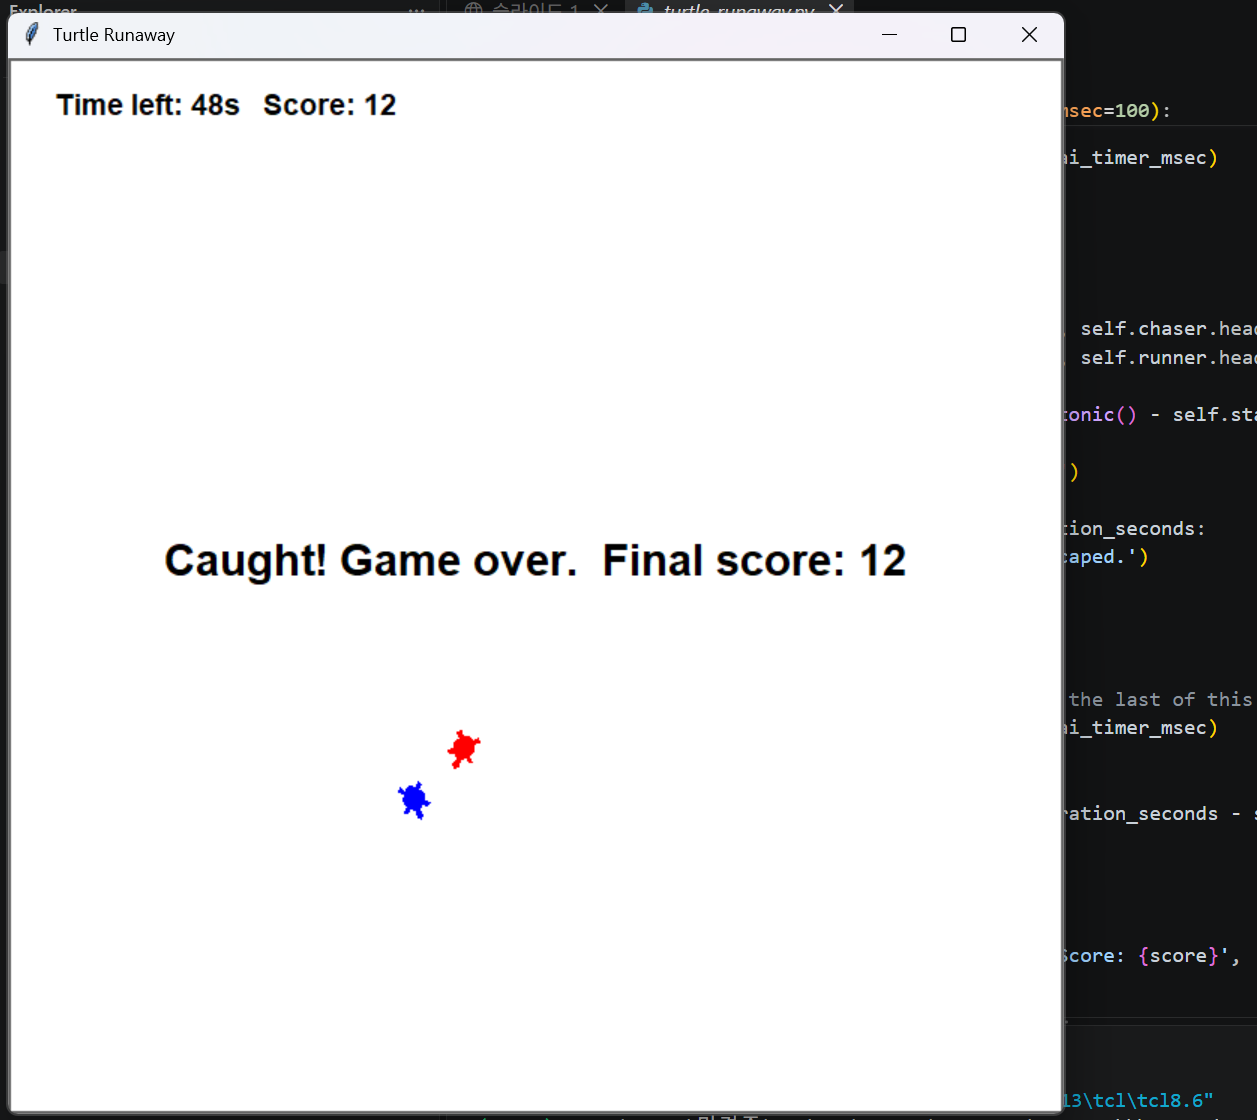

Source code (Python):
# This example is not working in Spyder directly (F5 or Run)
# Please type '!python turtle_runaway.py' on IPython console in your Spyder.
import math
import random
import time
import tkinter as tk
import turtle

class RunawayGame:
    def __init__(self, canvas, runner, chaser, catch_radius=50, duration_seconds=60):
        self.canvas = canvas
        self.runner = runner
        self.chaser = chaser
        self.catch_radius2 = catch_radius**2
        self.duration_seconds = duration_seconds
        self.started_at = 0.0
        self.elapsed_seconds = 0.0
        self.is_running = False

        # Initialize 'runner' and 'chaser'
        self.runner.shape('turtle')
        self.runner.color('blue')
        self.runner.penup()

        self.chaser.shape('turtle')
        self.chaser.color('red')
        self.chaser.penup()

        # Instantiate another turtle for drawing
        self.drawer = turtle.RawTurtle(canvas)
        self.drawer.hideturtle()
        self.drawer.penup()

    def is_catched(self):
        p = self.runner.pos()
        q = self.chaser.pos()
        dx, dy = p[0] - q[0], p[1] - q[1]
        return dx**2 + dy**2 < self.catch_radius2

    def start(self, init_dist=400, ai_timer_msec=100):
        self.runner.setpos((-init_dist / 2, 0))
        self.runner.setheading(0)
        self.chaser.setpos((+init_dist / 2, 0))
        self.chaser.setheading(180)

        self.ai_timer_msec = ai_timer_msec
        self.started_at = time.monotonic()
        self.elapsed_seconds = 0.0
        self.is_running = True
        self._draw_status()
        self.canvas.ontimer(self.step, self.ai_timer_msec)

    def step(self):
        if not self.is_running:
            return

        self.runner.run_ai(self.chaser.pos(), self.chaser.heading())
        self.chaser.run_ai(self.runner.pos(), self.runner.heading())

        self.elapsed_seconds = min(time.monotonic() - self.started_at, self.duration_seconds)
        if self.is_catched():
            self._finish('Caught! Game over.')
            return
        if self.elapsed_seconds >= self.duration_seconds:
            self._finish('Time is up! You escaped.')
            return

        self._draw_status()

        # Note) The following line should be the last of this function to keep the game playing
        self.canvas.ontimer(self.step, self.ai_timer_msec)

    def _draw_status(self, message=''):
        remaining = math.ceil(max(0, self.duration_seconds - self.elapsed_seconds))
        score = int(self.elapsed_seconds)
        self.drawer.clear()
        self.drawer.goto(-320, 310)
        self.drawer.write(
            f'Time left: {remaining:02d}s   Score: {score}',
            align='left',
            font=('Arial', 14, 'bold'),
        )
        if message:
            self.drawer.goto(0, 0)
            self.drawer.write(message, align='center', font=('Arial', 22, 'bold'))

    def _finish(self, message):
        self.is_running = False
        self._draw_status(f'{message}  Final score: {int(self.elapsed_seconds)}')

class ManualMover(turtle.RawTurtle):
    def __init__(self, canvas, step_move=10, step_turn=10):
        super().__init__(canvas)
        self.step_move = step_move
        self.step_turn = step_turn

        # Register event handlers
        canvas.onkeypress(lambda: self.forward(self.step_move), 'Up')
        canvas.onkeypress(lambda: self.backward(self.step_move), 'Down')
        canvas.onkeypress(lambda: self.left(self.step_turn), 'Left')
        canvas.onkeypress(lambda: self.right(self.step_turn), 'Right')
        canvas.listen()

    def run_ai(self, _opp_pos, _opp_heading):
        pass

class RandomMover(turtle.RawTurtle):
    def __init__(self, canvas, step_move=10, step_turn=10):
        super().__init__(canvas)
        self.step_move = step_move
        self.step_turn = step_turn

    def run_ai(self, _opp_pos, _opp_heading):
        mode = random.randint(0, 2)
        if mode == 0:
            self.forward(self.step_move)
        elif mode == 1:
            self.left(self.step_turn)
        elif mode == 2:
            self.right(self.step_turn)


class ChaseMover(turtle.RawTurtle):
    def __init__(self, canvas, step_move=6, step_turn=12):
        super().__init__(canvas)
        self.step_move = step_move
        self.step_turn = step_turn

    def run_ai(self, opp_pos, opp_heading):
        lead_distance = min(
            self.step_move * 4,
            math.hypot(opp_pos[0] - self.xcor(), opp_pos[1] - self.ycor()) / 2,
        )
        target_pos = (
            opp_pos[0] + math.cos(math.radians(opp_heading)) * lead_distance,
            opp_pos[1] + math.sin(math.radians(opp_heading)) * lead_distance,
        )
        target_heading = self.towards(target_pos)
        heading_error = (target_heading - self.heading() + 180) % 360 - 180

        if heading_error > 0:
            self.left(min(heading_error, self.step_turn))
        elif heading_error < 0:
            self.right(min(-heading_error, self.step_turn))
        self.forward(self.step_move)

if __name__ == '__main__':
    # Use 'TurtleScreen' instead of 'Screen' to prevent an exception from the singleton 'Screen'
    root = tk.Tk()
    root.title('Turtle Runaway')
    canvas = tk.Canvas(root, width=700, height=700)
    canvas.pack()
    screen = turtle.TurtleScreen(canvas)

    runner = ManualMover(screen)
    chaser = ChaseMover(screen)

    game = RunawayGame(screen, runner, chaser)
    game.start()
    screen.mainloop()
